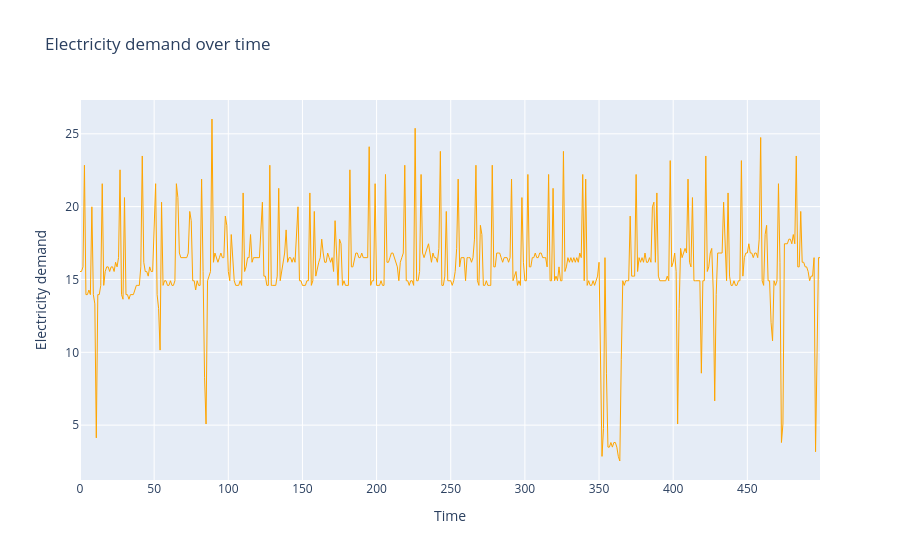

The notebook cell saved with this chart:
### Code cell
kwargs = {"name" : "Electricity", "color" : "green", "title" : "Electricity demand over time", "x_axis" : "Time", "y_axis" : "Electricity demand"}
plot_time_series(X[-500:], **kwargs)

### Figure 1 — Plotly figure (JSON) as saved in the notebook; plotly's stock layout.template omitted (floating-point values rounded to 4 significant figures; data arrays with more than 128 entries replaced by an {"elided": "..."} marker saying what was removed)
{"data": [{"line": {"color": "orange", "width": 1}, "mode": "lines", "name": "Electricity", "type": "scatter", "x": {"elided": "500 int values"}, "y": {"elided": "500 float values"}}], "layout": {"title": {"text": "Electricity demand over time"}, "xaxis": {"title": {"text": "Time"}}, "yaxis": {"title": {"text": "Electricity demand"}}}}
